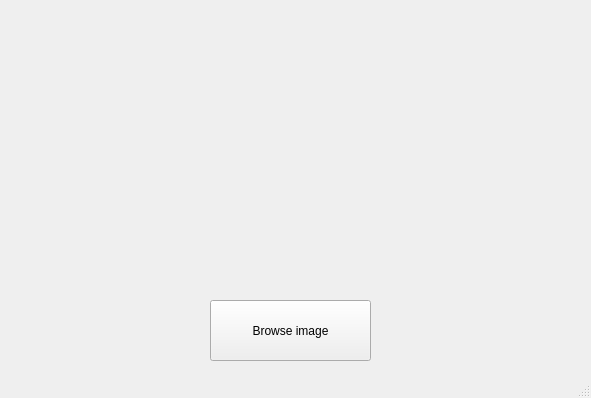
<?xml version="1.0" encoding="UTF-8"?>
<ui version="4.0">
 <class>MainWindow</class>
 <widget class="QMainWindow" name="MainWindow">
  <property name="geometry">
   <rect>
    <x>0</x>
    <y>0</y>
    <width>591</width>
    <height>398</height>
   </rect>
  </property>
  <property name="windowTitle">
   <string>MainWindow</string>
  </property>
  <property name="statusTip">
   <string>Upload an image to predict (Prefer gray images)</string>
  </property>
  <widget class="QWidget" name="centralwidget">
   <widget class="QLabel" name="uploadedImg">
    <property name="geometry">
     <rect>
      <x>0</x>
      <y>0</y>
      <width>591</width>
      <height>291</height>
     </rect>
    </property>
    <property name="text">
     <string/>
    </property>
    <property name="pixmap">
     <pixmap>imgs/logo.png</pixmap>
    </property>
    <property name="scaledContents">
     <bool>true</bool>
    </property>
   </widget>
   <widget class="QPushButton" name="uploadButton">
    <property name="geometry">
     <rect>
      <x>210</x>
      <y>300</y>
      <width>161</width>
      <height>61</height>
     </rect>
    </property>
    <property name="statusTip">
     <string>Upload an image to predict (prefer gray images)</string>
    </property>
    <property name="text">
     <string>Browse image</string>
    </property>
   </widget>
  </widget>
  <widget class="QStatusBar" name="statusbar">
   <property name="enabled">
    <bool>true</bool>
   </property>
  </widget>
 </widget>
 <resources/>
 <connections/>
</ui>
